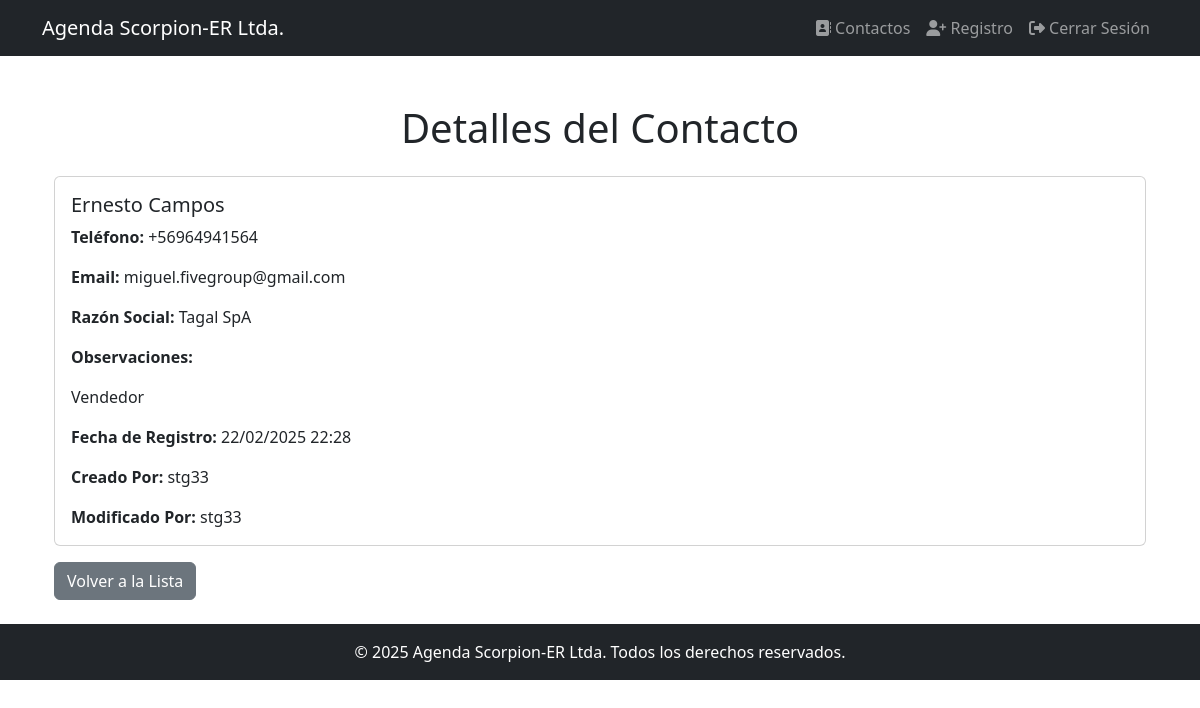
The page /contacts/8/ (signed in) on the database its author committed.
### agenda/models.py (models this page shows, shortened)
class Contact(models.Model):
    nombres = models.CharField(max_length=100)
    apellidos = models.CharField(max_length=100)
    telefono = models.CharField(max_length=15, unique=True) #Teléfono único
    email = models.EmailField(unique=True) # Email único
    razon_social = models.CharField(max_length=100)
    observaciones = models.TextField(blank=True, default="")
    fecha_registro = models.DateTimeField(default=timezone.now)
    creado_por = models.ForeignKey(User, on_delete=models.SET_NULL, null=True, related_name='contactos_creados')
    modificado_por = models.ForeignKey(User, on_delete=models.SET_NULL, null=True, related_name='contactos_modificados')

class User(AbstractUser):
    groups = models.ManyToManyField(
        'auth.Group',
        verbose_name='groups',
        blank=True,
        help_text='The groups this user belongs to. A user will get all permissions granted to each of their groups.',
        related_name="agenda_user_groups",  # related_name único
        related_query_name="user",
    )
    user_permissions = models.ManyToManyField(
        'auth.Permission',
        verbose_name='user permissions',
        blank=True,
        help_text='Specific permissions for this user.',
        related_name="agenda_user_permissions",  # related_name único
        related_query_name="user",
    )

### agenda/views.py (the view)
# urls.py: path('<int:pk>/', contact_detail, name='contact_detail'),
@login_required
def contact_detail(request, pk):
    contact = get_object_or_404(Contact, pk=pk)
    return render(request, 'agenda/contact_detail.html', {'contact': contact})

### agenda/templates/agenda/contact_detail.html (shortened to what this page needs)
{% extends 'base.html' %}
{% block content %}
<div class="container mt-5">
    <h1 class="text-center mb-4">Detalles del Contacto</h1>
    <div class="card">
        <div class="card-body">
            <h5 class="card-title">{{ contact.nombres }} {{ contact.apellidos }}</h5>
            <p class="card-text"><strong>Teléfono:</strong> {{ contact.telefono }}</p>
            <p class="card-text"><strong>Email:</strong> {{ contact.email }}</p>
            <p class="card-text"><strong>Razón Social:</strong> {{ contact.razon_social }}</p>
            <p class="card-text"><strong>Observaciones:</strong> {{ contact.observaciones|linebreaks }}</p>
            <p class="card-text"><strong>Fecha de Registro:</strong> {{ contact.fecha_registro|date:"d/m/Y H:i" }}</p>
            <p class="card-text"><strong>Creado Por:</strong> {{ contact.creado_por.username }}</p>
            <p class="card-text"><strong>Modificado Por:</strong> {{ contact.modificado_por.username|default:"No modificado" }}</p>
        </div>
    </div>
    <div class="mt-3">
        <a href="{% url 'contact_list' %}" class="btn btn-secondary">Volver a la Lista</a>
    </div>
</div>
{% endblock %}

### rows shown on the page
Contact: nombres "Ernesto", apellidos "Campos", telefono "+56964941564", email "miguel.fivegroup@gmail.com", razon_social "Tagal SpA", observaciones "Vendedor", fecha_registro "22/02/2025 22:28", creado_por.username "stg33", modificado_por.username "stg33"
